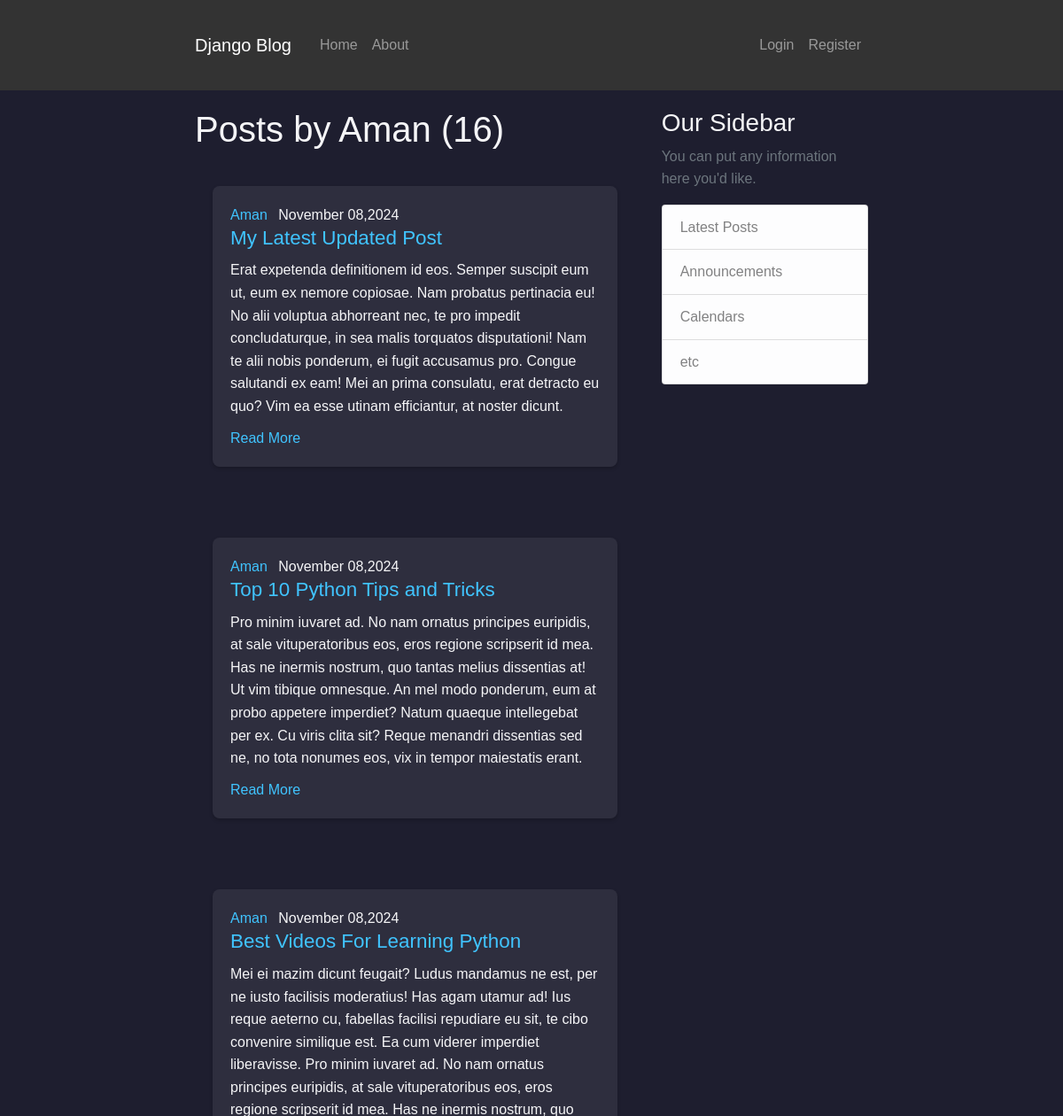
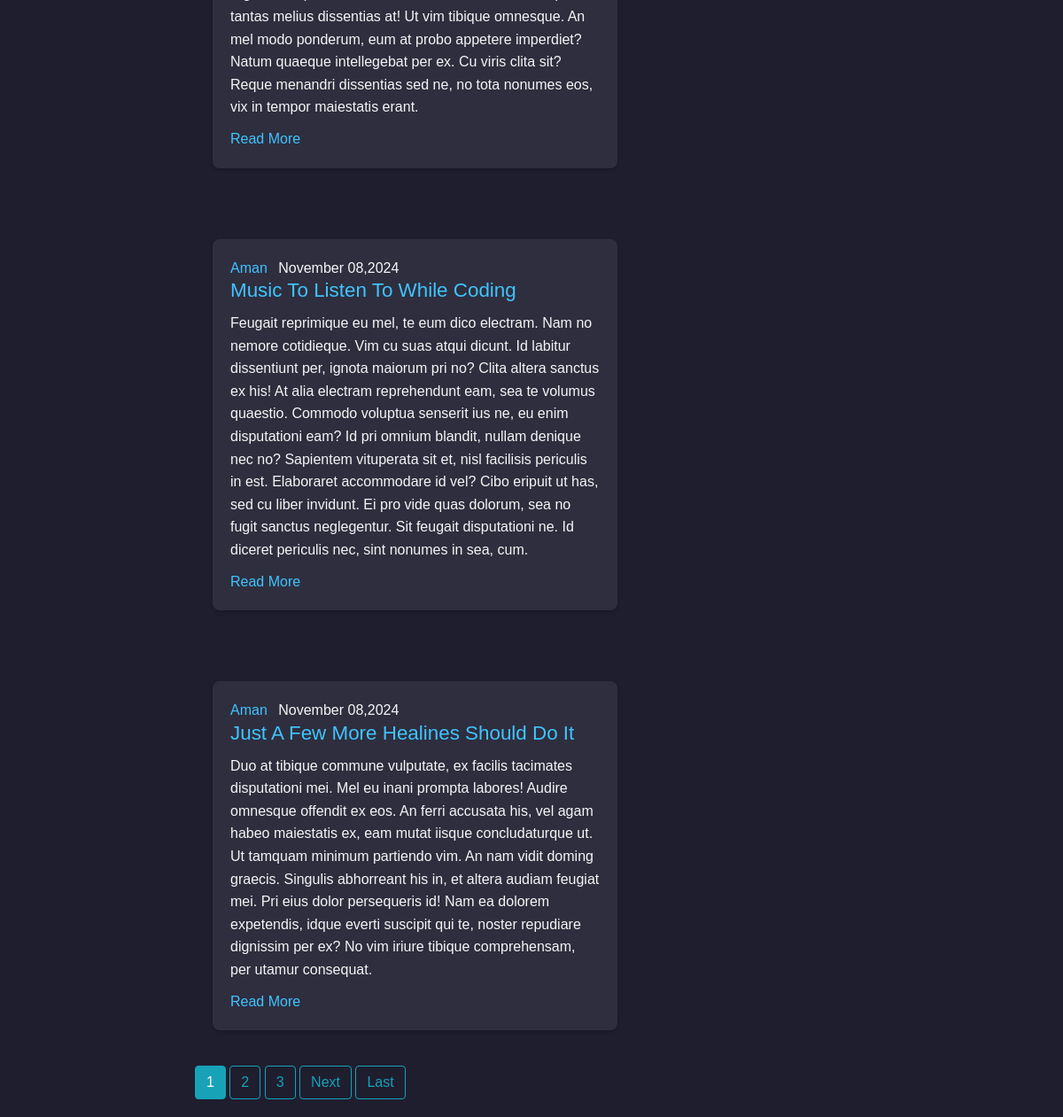
Screenshot of /user/Aman with the database file from the repository (2 pictures, top to bottom).
### blog/models.py (models this page shows, shortened)
class Post(models.Model):
    title = models.CharField(max_length = 100)
    content = models.TextField()
    date_posted = models.DateTimeField(default = timezone.now)
    author = models.ForeignKey(User, on_delete=models.CASCADE)

### blog/views.py (the view)
# urls.py: path('user/<str:username>', UserPostListView.as_view(), name = 'user-posts'),
class UserPostListView(ListView):
    model = Post
    template_name = 'blog/user_posts.html'
    context_object_name = 'posts'
    paginate_by = 5
    def get_queryset(self):
       user = get_object_or_404(User, username=self.kwargs.get('username'))
       return Post.objects.filter(author=user).order_by('-date_posted')

### blog/templates/blog/user_posts.html (shortened to what this page needs)
{% extends "blog/base.html" %}
{% block content %}
    <h1 class="mb-0">Posts by {{ view.kwargs.username }} ({{ page_obj.paginator.count }}) </h1>
    {% for post in posts %}
        <div class="container">
        <article class="blog-post">
            <div class="media content-section">
                <div class="media-body">
                    <div class="article-metadata">
                        <a class="author-name mr-2" href="{% url 'user-posts' post.author.username %}">{{ post.author }}</a>
                        <span class="post-date">{{ post.date_posted|date:"F d,Y" }}</span>
                    </div>
                    <h2><a class="article-title" href="{% url 'post-detail' post.id%}">{{ post.title }}</a></h2>
                    <p class="article-content">{{ post.content }}</p>
                    <a href="#" class="read-more">Read More</a>
                </div>
            </div>
        </article>
    </div>
    {% endfor %}
    {% if is_paginated %}
       {% for num in page_obj.paginator.page_range %}
           {% if num == page_obj.number %}
              <a class="btn btn-info" href="?page={{num}}">{{num}}</a>
           {% elif num > page_obj.number|add:'-3' and num < page_obj.number|add:'3' %}
              <a class="btn btn-outline-info" href="?page={{num}}">{{num}}</a>
           {% endif %}
       {% endfor %}
       {% if page_obj.has_next %}
            <a class="btn btn-outline-info" href="?page={{page_obj.next_page_number}}">Next</a>
            <a class="btn btn-outline-info" href="?page={{page.paginator.num_pages}}">Last</a>
       {% endif %}
    {% endif %}
{% endblock content %}

### blog/static/blog/main.css (style rules this page uses)
* { margin: 0; padding: 0; box-sizing: border-box; }
body { font-family: 'Arial', sans-serif; background-color: #1e1e2f; color: #f5f5f7; line-height: 1.6; }
.container { max-width: 800px; margin: 0 auto; padding: 20px; }
.blog-post { background-color: #2e2e3e; padding: 20px; margin: 20px 0; border-radius: 8px; box-shadow: 0px 2px 4px rgba(0, 0, 0, 0.2); }
.blog-post h2 { color: #ff4081; font-size: 1.4rem; margin-bottom: 10px; }
.blog-post p { color: #f5f5f7; margin: 10px 0; }
a { color: #40c4ff; text-decoration: none; }

### rows the page displays
Post: author "Aman", date_posted "November 08,2024", title "My Latest Updated Post", content "Erat expetenda definitionem id eos. Semper suscipit eum ut, eum ex nemore copiosae. Nam probatus pertinacia eu! No alii voluptua abhorreant nec, te pro impedit concludaturque, in sea malis torquatos disputationi! Nam te alii nobis ponderum, ei fugit accusamus pro. Congue salutandi ex eam! Mei an prima consulatu, erat detracto eu quo? Vim ea esse utinam efficiantur, at noster dicunt."
Post: author "Aman", date_posted "November 08,2024", title "Top 10 Python Tips and Tricks", content "Pro minim iuvaret ad. No nam ornatus principes euripidis, at sale vituperatoribus eos, eros regione scripserit id mea. Has ne inermis nostrum, quo tantas melius dissentias at! Ut vim tibique omnesque. An mel modo ponderum, eum at probo appetere imperdiet? Natum quaeque intellegebat per ex. Cu viris clita sit? Reque menandri dissentias sed ne, no tota nonumes eos, vix in tempor maiestatis erant."
Post: author "Aman", date_posted "November 08,2024", title "Best Videos For Learning Python", content "Mei ei mazim dicunt feugait? Ludus mandamus ne est, per ne iusto facilisis moderatius! Has agam utamur ad! Ius reque aeterno cu, fabellas facilisi repudiare eu sit, te cibo convenire similique est. Ea cum viderer imperdiet liberavisse. Pro minim iuvaret ad. No nam ornatus principes euripidis, at sale vituperatoribus eos, eros regione scripserit id mea. Has ne inermis nostrum, quo tantas melius dissentias at! Ut vim tibique omnesque. An mel modo ponderum, eum at probo appetere imperdiet? Natum quaeque intellegebat per ex. Cu viris clita sit? Reque menandri dissentias sed ne, no tota nonumes eos, vix in tempor maiestatis erant."
Post: author "Aman", date_posted "November 08,2024", title "Music To Listen To While Coding", content "Feugait reprimique eu mel, te eum dico electram. Nam no nemore cotidieque. Vim cu suas atqui dicunt. Id labitur dissentiunt per, ignota maiorum pri no? Clita altera sanctus ex his! At alia electram reprehendunt eam, sea te volumus quaestio. Commodo voluptua senserit ius ne, eu enim disputationi eam? Id pri omnium blandit, nullam denique nec no? Sapientem vituperata sit et, nisl facilisis periculis in est. Elaboraret accommodare id vel? Cibo eripuit ut has, sed cu liber invidunt. Ei pro vide quas dolorum, sea no fugit sanctus neglegentur. Sit feugait disputationi ne. Id diceret periculis nec, sint nonumes in sea, cum."
Post: author "Aman", date_posted "November 08,2024", title "Just A Few More Healines Should Do It", content "Duo at tibique commune vulputate, ex facilis tacimates disputationi mei. Mel eu inani prompta labores! Audire omnesque offendit ex eos. An ferri accusata his, vel agam habeo maiestatis ex, eam mutat iisque concludaturque ut. Ut tamquam minimum partiendo vim. An nam vidit doming graecis. Singulis abhorreant his in, et altera audiam feugiat mei. Pri eius dolor persequeris id! Nam ea dolorem expetendis, idque everti suscipit qui te, noster repudiare dignissim per ex? No vim iriure tibique comprehensam, per utamur consequat."

### other values shown
{{ view.kwargs.username }} "Aman"
{{ page_obj.paginator.count }} "16"
{{ num }} "1"
{{ num }} "2" "3"
